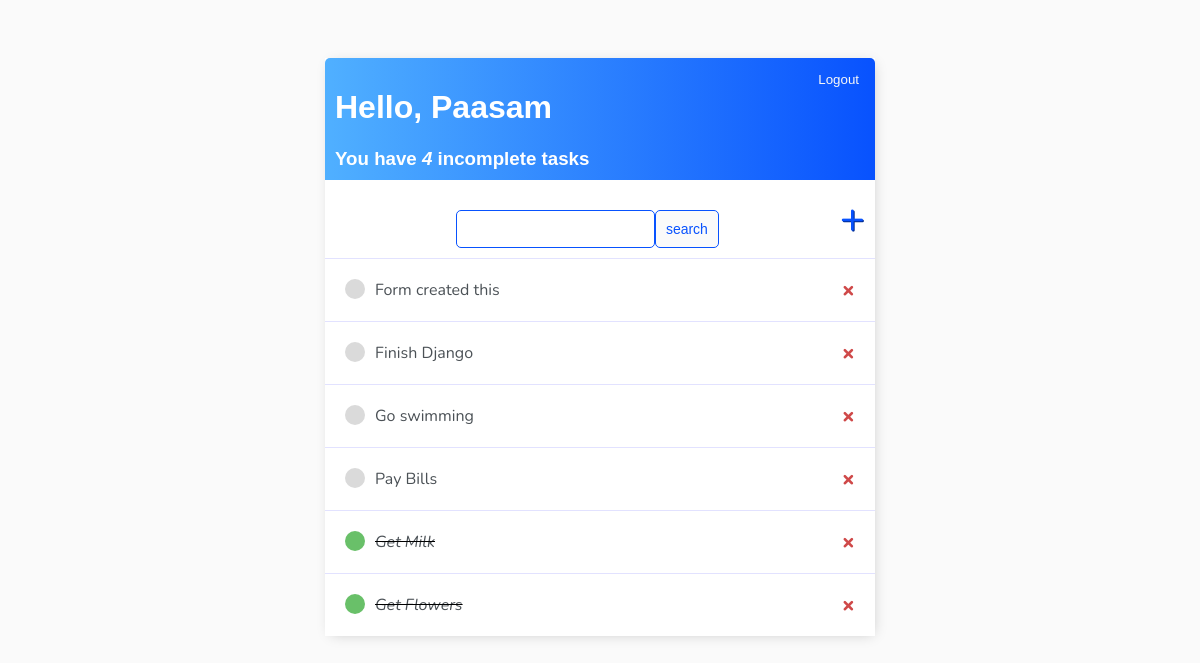
The app's page / (signed in) with its own data.
### todo/models.py (models this page shows)
class Task(models.Model):
    user = models.ForeignKey(User, on_delete=models.CASCADE, null=True, blank=True)
    title = models.CharField(max_length=200,)
    description = models.TextField(null=True, blank=True)
    complete = models.BooleanField(default=False)
    create = models.DateTimeField(auto_now_add=True)
    def __str__(self):
        return self.title
    class Meta:
        ordering = ['complete']

### todo/views.py (the view)
# urls.py: path('', Tasklist.as_view(), name='tasks'),
class Tasklist(LoginRequiredMixin,ListView):
    model = Task
    context_object_name = 'tasks' #this overides the default queryset name of 'object_list' to tasks
    def get_context_data(self, **kwargs):
        context = super().get_context_data(**kwargs)
        context['tasks'] = context['tasks'].filter(user=self.request.user) #This displays task created by a particular user
        context['count'] = context['tasks'].filter(complete=False).count() #This counts the tasks which are not completed
        search_input = self.request.GET.get('search-area') or '' #this states that a search input can be whatever is typed inside the search box or an empty string('') ie it'll be blank if nothing is searched
        if search_input:
            context['tasks'] = context['tasks'].filter(
                title__icontains=search_input)   #this searches through the tasks list for the task that contains the search input
        context['search_input'] = search_input
        return context

### todo/templates/todo/task_list.html (shortened to what this page needs)
{% extends 'todo/main.html' %}
{% block content %}
<div class="header-bar">
    <div>
        <h1>Hello, {{request.user|title}}</h1>
        <h3 style="margin: 0;">You have <i>{{count}}</i> incomplete task{{ count|pluralize:"s" }} </h3>
    </div>
    {% if request.user.is_authenticated %}
    <form method="POST" action="{% url 'logout' %}">
    <input type="submit" value="Logout">
    </form>
    {% else %}
    <p>Please <a href="{% url 'login' %}">click here to login</a></p>
    {% endif %}
</div>
<div id="search-add-wrapper">
    <form method="GET" style="margin-top: 20px; display: flex">
        <input type="text" name="search-area" value="{{search_input}}">
        <input class="button" type="submit", value="search">
    </form>
    <a id="add-link" href="{% url 'task-create' %}">&#x2b;</a>
</div>
<div class="task-items-wrapper">
    {% for task in tasks  %}
    <div class="task-wrapper">
        {% if task.complete %}
        <div class="task-title">
            <div class="task-complete-icon"></div>
            <i><s><a href="{% url 'task-update' task.id %}">{{task}}</a></s></i>
        </div>
        <a class="delete-link" href="{% url 'task-delete' task.id %}">&#215;</a>
        {% else %}
        <div class="task-title">
            <div class="task-incomplete-icon"></div>
            <a href="{% url 'task-update' task.id %}">{{task}}</a>
        </div>
        <a class="delete-link" href="{% url 'task-delete' task.id %}">&#215;</a>
        {% endif %}
    </div>
    {% empty %}
    <h2>No items in list</h2>
    {% endfor %}
</div>
{% endblock content %}

### todo/templates/todo/main.html (style rules this page uses)
body { background-color:#FAFAFA; font-family: "Nunito", sans-serif; padding-top: 50px; }
h1, h2, h3, h4, h5, h6 { font-family: 'Raleway', sans-serif; }
a, p { color:#4b5156 }
.header-bar { display: flex; justify-content: space-between; color: #fff; padding: 10px; border-radius: 5px 5px 0 0; background: linear-gradient(90deg, #50b0ff 0%, #0852fe 100%); }
.header-bar input { color: rgb(247, 247, 247); border: none; background-color: inherit; }
.task-wrapper { display: flex; align-items: center; justify-content: space-between; padding: 20px; background-color: #fff; border-top: 1px solid rgb(226, 226, 266); }
.task-title { display: flex; }
.task-title a { text-decoration: none; color: #4b5156; margin-left: 10px; }
.task-complete-icon { height: 20px; width: 20px; background-color: rgb(105, 192, 105); border-radius: 50%; }
.task-incomplete-icon { height: 20px; width: 20px; background-color: rgb(218, 218, 218); border-radius: 50%; }
.delete-link { text-decoration: none; font-weight: 900; color: #cf4949; font-size: 22px; line-height: 0; }
#search-add-wrapper { display: flex; justify-content: space-between; align-items: center; padding: 10px; }
#add-link { color: #0852fe; text-decoration: none; font-size: 42px; text-shadow: 1px 1px #002b8e; }
input[type=text], input[type=password], textarea { border: 1px solid #0852fe; border-radius: 5px; padding: 10px; width: 90%; }
.button { border: 1px solid #0852fe; background-color: #FAFAFA; color: #0852fe; padding: 10px; font-size: 14px; border-radius: 5px; cursor: pointer; text-decoration: none; }

### records on screen
Task: title "Form created this"
Task: title "Finish Django"
Task: title "Go swimming"
Task: title "Pay Bills"
Task: title "Get Milk"
Task: title "Get Flowers"

### other values on screen
{{ request.user|title }} "Paasam"
{{ count }} "4"
